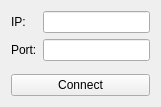
<?xml version="1.0" encoding="UTF-8"?>
<ui version="4.0">
 <class>Connection</class>
 <widget class="QWidget" name="Connection">
  <property name="geometry">
   <rect>
    <x>0</x>
    <y>0</y>
    <width>161</width>
    <height>107</height>
   </rect>
  </property>
  <property name="windowTitle">
   <string>Form</string>
  </property>
  <layout class="QVBoxLayout" name="verticalLayout">
   <item>
    <layout class="QFormLayout" name="formLayout">
     <item row="0" column="0">
      <widget class="QLabel" name="ip_label">
       <property name="text">
        <string>IP:</string>
       </property>
      </widget>
     </item>
     <item row="0" column="1">
      <widget class="QLineEdit" name="ip_input"/>
     </item>
     <item row="1" column="0">
      <widget class="QLabel" name="port_label">
       <property name="text">
        <string>Port:</string>
       </property>
      </widget>
     </item>
     <item row="1" column="1">
      <widget class="QLineEdit" name="port_input"/>
     </item>
    </layout>
   </item>
   <item>
    <widget class="QPushButton" name="connect_button">
     <property name="text">
      <string>Connect</string>
     </property>
    </widget>
   </item>
  </layout>
 </widget>
 <resources/>
 <connections/>
</ui>
